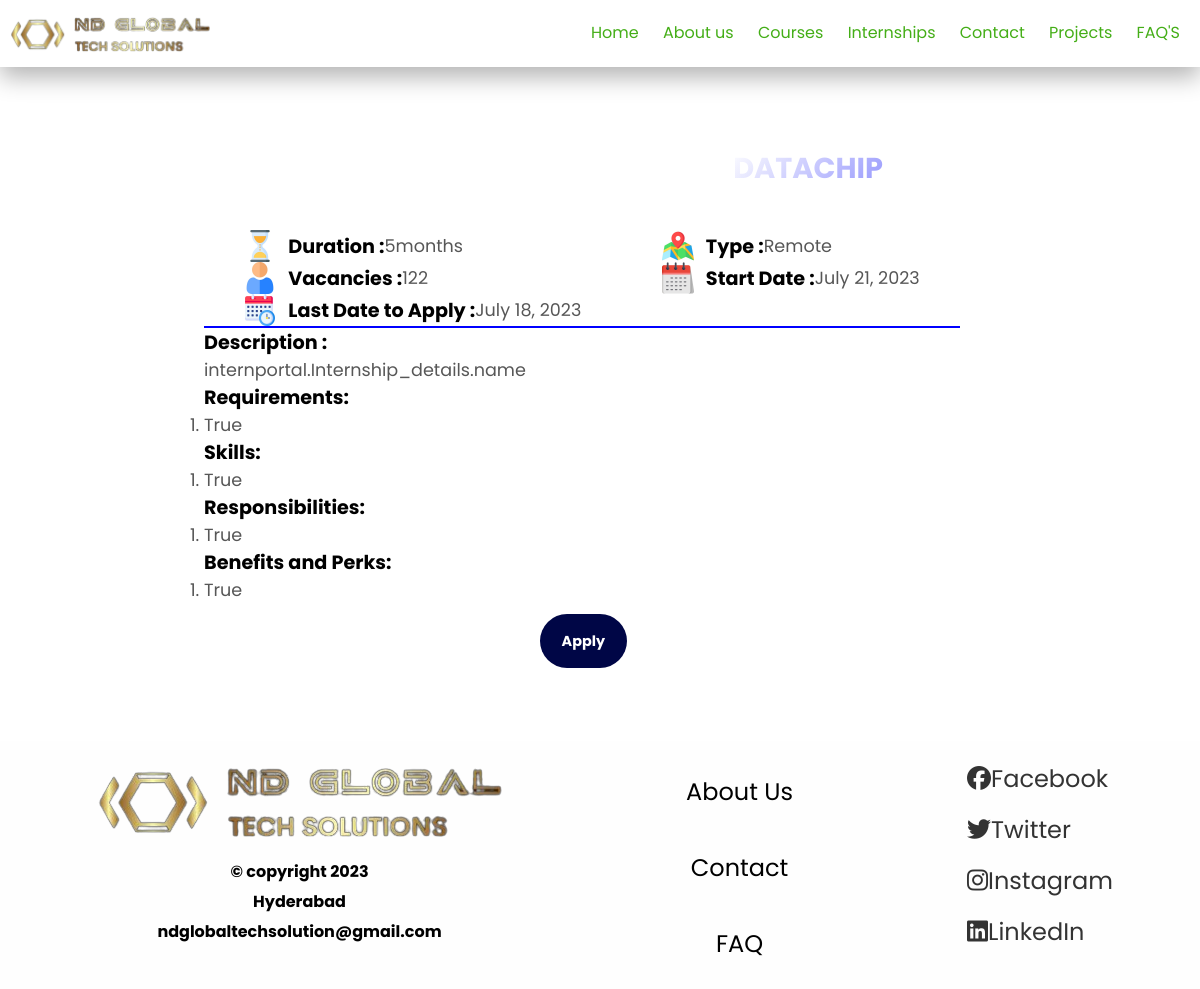
Screenshot of /display/3/ with the database file from the repository.
### internportal/models.py (models this page shows)
class Internship_details(models.Model):
    name = models.CharField(max_length=100, unique=True)
    duration = models.CharField(max_length=50)
    vacancies = models.PositiveIntegerField()
    last_date_to_apply = models.DateField()
    internship_type = models.CharField(max_length=10)
    start_date = models.DateField()
    description=models.CharField(max_length=5000, default=name)
    responsibilities=models.TextField()
    requirements=models.TextField()
    skills=models.TextField()
    perks_and_benefits=models.TextField()

### internportal/views.py (the view)
# urls.py: path('display/<int:internship_id>/', views.display_details, name='display_details'),
def display_details(request, internship_id):
    internship = Internship_details.objects.get(id=internship_id)
    responsibilities = internship.responsibilities.split("\n") if internship.responsibilities else []
    skills = internship.skills.split("\n") if internship.skills else []
    requirements = internship.requirements.split("\n") if internship.requirements else []
    benefits = internship.perks_and_benefits.split("\n") if internship.perks_and_benefits else []
    context = {
        'internship': internship,
        'responsibilities': responsibilities,
        'skills': skills,
        'requirements':requirements,
        'benefits':benefits,
    }
    return render(request, 'display.html', context)

### internportal/templates/display.html (shortened to what this page needs)
{% extends "base.html" %}
{% load static %}
{% block css %}
<link rel="stylesheet" href="{% static 'display.css' %}" />{% endblock %}
{% block content %}
<div class="container">
  <h2>
    {{ internship.name }} Internship at<b class="animate-charcter">DataChip</b>
  </h2>
  <div class="card">
    <div class="card1">
      <div class="cardflex">
        <p>
          <img src="{% static 'media\hourglass.jpg' %}" alt="" /><span class="label">Duration : </span>
          <span class="de">{{ internship.duration }}</span>
        </p>
        <p>
          <img src="{% static 'media\user.jpeg' %}" alt="" /><span class="label">Vacancies : </span>
          <span class="de"> {{ internship.vacancies }}</span>
        </p>
        <p>
          <img src="{% static 'media\schedule.jpeg' %}" alt="" /><span class="label">Last Date to Apply :</span>
          <span class="de">{{ internship.last_date_to_apply }}</span>
        </p>
      </div>
      <div class="cardflex">
        <p>
          <img src="{% static 'media\map.jpeg' %}" alt="" /><span class="label">Type :</span>
          <span class="de">{{ internship.internship_type }}</span>
        </p>
        <p>
          <img src="{% static 'media\calendar.jpeg' %}" alt="" /><span class="label">Start Date :</span>
          <span class="de">{{ internship.start_date }}</span>
        </p>
      </div>
    </div>
    <hr color="blue" />
    <p>
      <span class="label">Description :</span> <br /><span class="de">{{internship.description}}</span>
    </p>
    <p>
      <span class="label">Requirements: </span> <br /><span class="de">
        <ol>
          {% for req in requirements %}
          {% if req %}
          <li class="de">{{ req }}</li>
          {% endif %}
          {% endfor %}
        </ol>
      </span>
    </p>
    <p>
      <span class="label">Skills: </span> <br /><span class="de">
        <ol>
          {% for ski in skills %}
          {% if ski %}
          <li class="de">{{ ski }}</li>
          {% endif %}
          {% endfor %}
        </ol>
      </span>
    </p>
    <p>
      <span class="label">Responsibilities: </span><br /><span class="de">
        <ol>
          {% for responsibility in responsibilities %}
          {% if responsibility %}
          <li class="de">{{ responsibility }}</li>
          {% endif %}
          {% endfor %}
        </ol>
      </span>
    </p>
    <p>
      <span class="label">Benefits and Perks: </span> <br /><span class="de">
        <ol>
          {% for bene in benefits %}
          {% if bene %}
          <li class="de">{{ bene }}</li>
          {% endif %}
          {% endfor %}
        </ol>
      </span>
    </p>
    <br />
    <a href="{% url 'login' %}">Apply</a>
  </div>
</div>
{% endblock %}

### internportal/static/display.css (style rules this page uses)
body { padding: 0; margin: 0; background-image:url("https://getwallpapers.com/wallpaper/full/1/b/f/123686.jpg") ; background-repeat:no-repeat; background-size:cover; }
* { margin: 0; padding: 0; font-family: 'Inter', sans-serif; font-family: 'Nunito', sans-serif; font-family: 'Poppins', sans-serif; }
.container { padding-top: 5vh; padding-bottom: 3vh; margin: 5vh 15vw; text-align: center; display: block; justify-content: center; }
.container h2 { color: #ffffff; margin-bottom: 2vh; justify-content: center; font-size: 1.8em; font-weight: Bold; overflow-wrap: normal; }
.card { background-color: #ffffff; width: 90%; padding: 2vw; flex-wrap: wrap; text-align: left; align-items: center; justify-content: center; }
.card1 { display: flex; justify-content: space-around; }
.card1 p { display: flex; }
.card .de { font-size: 1.1em; font-weight: none; color:rgb(87, 87, 87) ; }
.card p { align-items: center; }
.card .label { font-size: 1.2em; font-weight: bold; color:rgb(0, 0, 0) ; }
.card a { margin: 4vh 0vw; padding: 1.2em 1.5em; background-color:#000646; color: rgb(255, 255, 255); border: 2em; text-decoration: none; font-weight: bold; font-size: .9em; border-radius: 4em; margin-left: 28vw; }
.card img { height: 4vh; margin-right: 1vw; }
.animate-charcter { margin-left: 1vw; text-transform: uppercase; background-image: linear-gradient( -225deg, rgb(255, 255, 255) 0%, rgb(161, 162, 253) 50%, rgb(253, 253, 253) 100% ); background-size: auto auto; background-clip: border-box; background-size: 200% auto; color: #ffffff; background-clip: text; -webkit-background-clip: text; -webkit-text-fill-color: transparent; animation: textclip 2s linear infinite; display: inline-block; }

### internportal/templates/base.html (style rules this page uses)
* { margin: 0; padding: 0; font-family: 'Inter', sans-serif; font-family: 'Nunito', sans-serif; font-family: 'Poppins', sans-serif; }

### rows the page displays
Internship_details: duration "5months", vacancies "122", last_date_to_apply "July 18, 2023", internship_type "Remote", start_date "July 21, 2023", description "internportal.Internship_details.name", requirements "True", skills "True", responsibilities "True", benefits "True"
